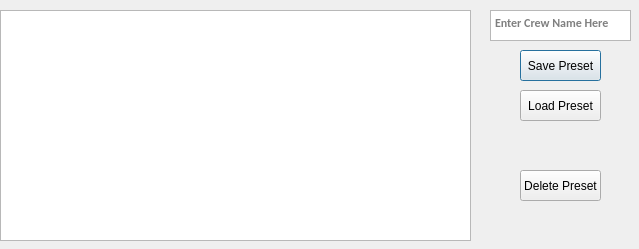
<?xml version="1.0" encoding="UTF-8"?>
<ui version="4.0">
 <class>Dialog</class>
 <widget class="QDialog" name="Dialog">
  <property name="geometry">
   <rect>
    <x>0</x>
    <y>0</y>
    <width>639</width>
    <height>249</height>
   </rect>
  </property>
  <property name="windowTitle">
   <string>Crew Trainer Presets</string>
  </property>
  <widget class="QTableView" name="presetTableView">
   <property name="geometry">
    <rect>
     <x>0</x>
     <y>10</y>
     <width>471</width>
     <height>231</height>
    </rect>
   </property>
  </widget>
  <widget class="QPushButton" name="savePresetButton">
   <property name="geometry">
    <rect>
     <x>520</x>
     <y>50</y>
     <width>81</width>
     <height>31</height>
    </rect>
   </property>
   <property name="text">
    <string>Save Preset</string>
   </property>
  </widget>
  <widget class="QPushButton" name="deletePresetButton">
   <property name="geometry">
    <rect>
     <x>520</x>
     <y>170</y>
     <width>81</width>
     <height>31</height>
    </rect>
   </property>
   <property name="text">
    <string>Delete Preset</string>
   </property>
  </widget>
  <widget class="QPlainTextEdit" name="presetCrewNameBox">
   <property name="geometry">
    <rect>
     <x>490</x>
     <y>10</y>
     <width>141</width>
     <height>31</height>
    </rect>
   </property>
   <property name="font">
    <font>
     <family>Calibri</family>
     <pointsize>9</pointsize>
     <weight>75</weight>
     <bold>true</bold>
    </font>
   </property>
   <property name="placeholderText">
    <string>Enter Crew Name Here</string>
   </property>
  </widget>
  <widget class="QPushButton" name="loadPresetButton">
   <property name="geometry">
    <rect>
     <x>520</x>
     <y>90</y>
     <width>81</width>
     <height>31</height>
    </rect>
   </property>
   <property name="text">
    <string>Load Preset</string>
   </property>
  </widget>
 </widget>
 <resources/>
 <connections/>
</ui>
